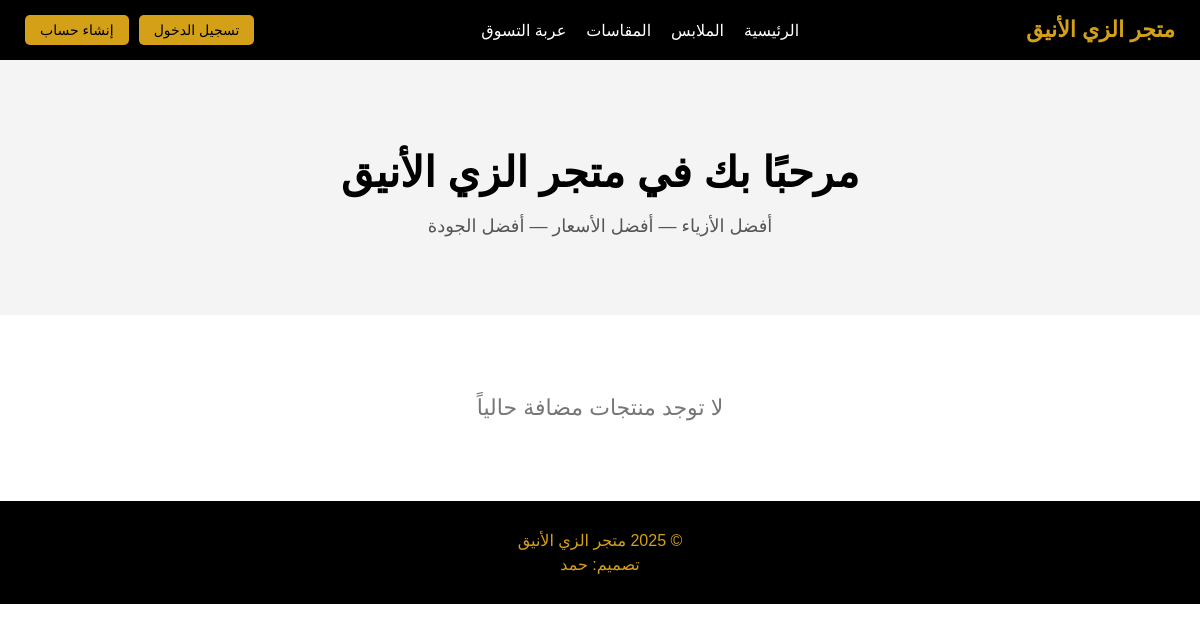
The app's page /, older data.
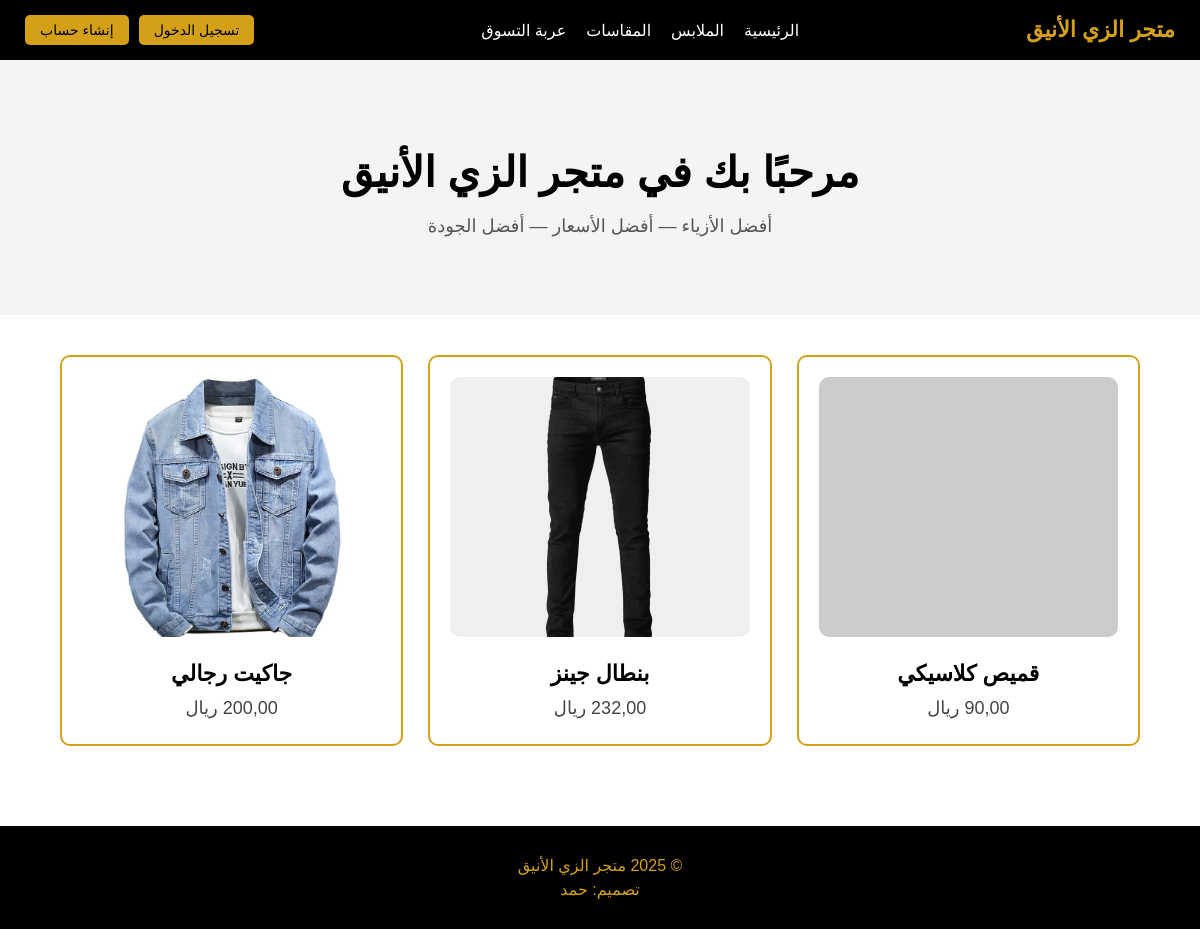
The same page, newer data.
### products/models.py (models this page shows, shortened)
class Product(models.Model):
    name = models.CharField(max_length=200, verbose_name="اسم المنتج")
    price = models.DecimalField(max_digits=10, decimal_places=2, verbose_name="السعر")
    stock = models.IntegerField(default=0, verbose_name="الكمية المتوفرة")
    description = models.TextField(blank=True, null=True, verbose_name="الوصف")
    image = models.ImageField(upload_to='products/', blank=True, null=True, verbose_name="الصورة")
    created_at = models.DateTimeField(auto_now_add=True, verbose_name="تاريخ الإضافة")
    class Meta:
        verbose_name = "منتج"
        verbose_name_plural = "المنتجات"

### products/views.py (the view)
# urls.py: path('', home, name='home'),
def home(request):
    products = Product.objects.all().order_by("-id")  # ترتيب من الأحدث للأقدم
    return render(request, "home.html", {"products": products})

### templates/home.html (shortened to what this page needs)
<!DOCTYPE html>
<html lang="ar">
<head>
</head>
<body>
{% include 'header.html' %}
<div class="hero">
    <h1>مرحبًا بك في متجر الزي الأنيق</h1>
    <p>أفضل الأزياء — أفضل الأسعار — أفضل الجودة</p>
</div>
<div class="products">
    {% for product in products %}
    <div class="product-card">
        {% if product.image %}
        <img src="{{ product.image.url }}" alt="{{ product.name }}">
        {% else %}
        <img src="https://via.placeholder.com/300" alt="no image">
        {% endif %}
        <h3>{{ product.name }}</h3>
        <p>{{ product.price }} ريال</p>
    </div>
    {% empty %}
        <div class="empty-message">لا توجد منتجات مضافة حالياً</div>
    {% endfor %}
</div>
{% include 'footer.html' %}
</body>
</html>

### templates/header.html (shortened to what this page needs)
<!DOCTYPE html>
<html lang="ar">
<head>
</head>
<body>
<div class="navbar">
    <div class="logo">متجر الزي الأنيق</div>
    <ul>
        <li><a href="/">الرئيسية</a></li>
        <li><a href="#">الملابس</a></li>
        <li><a href="#">المقاسات</a></li>
        <li><a href="#">عربة التسوق</a></li>
    </ul>
    <div class="auth-buttons">
        {% if request.user.is_authenticated %}
            <span class="welcome-text">أهلاً، {{ request.user.username }}</span>
            <a href="/accounts/logout/">تسجيل الخروج</a>
        {% else %}
            <a href="/accounts/login/">تسجيل الدخول</a>
            <a href="/accounts/register/">إنشاء حساب</a>
        {% endif %}
    </div>
</div>
</body>
</html>

### templates/footer.html (shortened to what this page needs)
<!DOCTYPE html>
<html lang="ar">
<head>
</head>
<body>
<div class="footer">
    <p>© 2025 متجر الزي الأنيق</p>
    <p>تصميم: حمد</p>
</div>
</body>
</html>

### templates/home.html (style rules this page uses)
body { margin: 0; direction: rtl; background-color: #ffffff; font-family: 'Tahoma', sans-serif; }
.hero { background-color: #f4f4f4; padding: 60px 20px; text-align: center; }
.hero h1 { color: #000; font-size: 42px; margin-bottom: 10px; }
.hero p { color: #555; font-size: 18px; }
.products { display: grid; grid-template-columns: repeat(auto-fit, minmax(280px, 1fr)); gap: 25px; padding: 40px 60px; }
.product-card { background-color: #fff; border: 2px solid #d4a017; padding: 20px; text-align: center; border-radius: 10px; transition: 0.3s ease; }
.product-card img { width: 100%; height: 260px; object-fit: cover; border-radius: 10px; margin-bottom: 10px; }
.product-card h3 { margin: 10px 0; font-size: 22px; }
.product-card p { margin: 5px 0; color: #444; font-size: 18px; }

### templates/header.html (style rules this page uses)
body { margin: 0; direction: rtl; font-family: 'Tahoma', sans-serif; }
.navbar { background-color: #000; padding: 15px 25px; display: flex; justify-content: space-between; align-items: center; color: white; }
.navbar .logo { font-size: 22px; font-weight: bold; color: #d4a017; }
.navbar ul { list-style: none; margin: 0; padding: 0; display: flex; gap: 20px; }
.navbar ul li a { text-decoration: none; color: white; font-size: 16px; transition: 0.3s; }
.auth-buttons { display: flex; gap: 10px; align-items: center; }
.auth-buttons a { background-color: #d4a017; color: #000; padding: 7px 15px; border-radius: 5px; text-decoration: none; font-size: 14px; transition: 0.3s; }

### templates/footer.html (style rules this page uses)
.footer { background-color: #000; color: white; padding: 25px 0; text-align: center; font-family: 'Tahoma', sans-serif; margin-top: 40px; }
.footer p { margin: 5px 0; color: #d4a017; }

Row changes from the older to the newer data that the page shows:
added Product: name "قميص كلاسيكي"
added Product: image (picture), name "بنطال جينز"
added Product: image (picture), name "جاكيت رجالي"
Text that changed along with them:
text no longer shown: "لا توجد منتجات مضافة حالياً"
